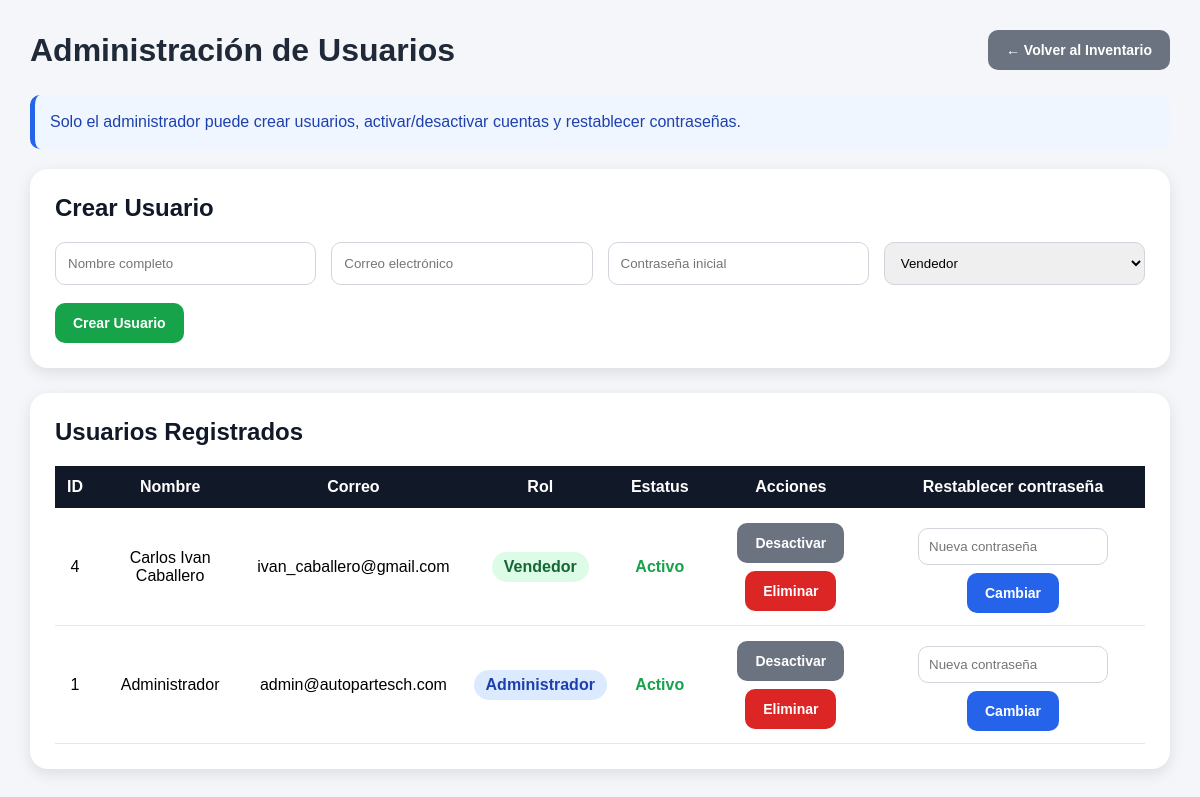
The app's page /usuarios (signed in) with its own data.
### app.py (models this page shows)
class Usuario(db.Model):
    id = db.Column(db.Integer, primary_key=True)
    nombre = db.Column(db.String(150), nullable=False)
    correo = db.Column(db.String(180), unique=True, nullable=False)
    password_hash = db.Column(db.String(300), nullable=False)
    rol = db.Column(db.String(50), default="vendedor")
    activo = db.Column(db.Boolean, default=True)

### app.py (the view, shortened to what this page needs)
@app.route("/usuarios", methods=["GET", "POST"])
def usuarios():
    if not session.get("rol"):
        return redirect("/login")
    if session.get("rol") != "admin":
        return redirect("/inventario")
    mensaje = None
    error = None
    usuarios_lista = Usuario.query.order_by(Usuario.id.desc()).all()
    return render_template(
        "usuarios.html",
        usuarios=usuarios_lista,
        mensaje=mensaje,
        error=error
    )

### templates/usuarios.html (shortened to what this page needs)
<!DOCTYPE html>
<html lang="es">
<head>
</head>
<body>
<div class="contenedor">
    <div class="titulo">
        <h1>Administración de Usuarios</h1>
        <a href="/inventario" class="btn btn-gris">
            ← Volver al Inventario
        </a>
    </div>
    <div class="nota">
        Solo el administrador puede crear usuarios, activar/desactivar cuentas y restablecer contraseñas.
    </div>
    <div class="card">
        <h2>Crear Usuario</h2>
        <form method="POST">
            <div class="grid">
                <input
                    type="text"
                    name="nombre"
                    placeholder="Nombre completo"
                    required
                >
                <input
                    type="email"
                    name="correo"
                    placeholder="Correo electrónico"
                    required
                >
                <input
                    type="password"
                    name="password"
                    placeholder="Contraseña inicial"
                    minlength="6"
                    required
                >
                <select name="rol">
                    <option value="vendedor">
                        Vendedor
                    </option>
                </select>
            </div>
            <br>
            <button
                type="submit"
                class="btn btn-verde"
            >
                Crear Usuario
            </button>
        </form>
    </div>
    <div class="card">
        <h2>Usuarios Registrados</h2>
        <div class="tabla-contenedor">
            <table class="tabla">
                <thead>
                    <tr>
                        <th>ID</th>
                        <th>Nombre</th>
                        <th>Correo</th>
                        <th>Rol</th>
                        <th>Estatus</th>
                        <th>Acciones</th>
                        <th>Restablecer contraseña</th>
                    </tr>
                </thead>
                <tbody>
                {% for usuario in usuarios %}
                    <tr>
                        <td>{{ usuario.id }}</td>
                        <td>{{ usuario.nombre }}</td>
                        <td>{{ usuario.correo }}</td>
                        <td>
                            {% if usuario.rol == "admin" %}
                                <span class="rol-admin">
                                    Administrador
                                </span>
                            {% else %}
                                <span class="rol-vendedor">
                                    Vendedor
                                </span>
                            {% endif %}
                        </td>
                        <td>
                            {% if usuario.activo %}
                                <span class="activo">
                                    Activo
                                </span>
                            {% else %}
                                <span class="inactivo">
                                    Inactivo
                                </span>
                            {% endif %}
                        </td>
                        <td>
                            <div class="acciones">
                                {% if usuario.activo %}
                                    <a
                                        href="/usuarios/desactivar/{{ usuario.id }}"
                                        class="btn btn-gris"
                                        onclick="return confirm('¿Desactivar este usuario?')"
                                    >
                                        Desactivar
                                    </a>
                                {% endif %}
                                <a
                                    href="/usuarios/eliminar/{{ usuario.id }}"
                                    class="btn btn-rojo"
                                    onclick="return confirm('¿Eliminar usuario? Esta acción no se puede deshacer.')"
                                >
                                    Eliminar
                                </a>
                            </div>
                        </td>
                        <td>
                            <form
                                method="POST"
                                action="/usuarios/reset/{{ usuario.id }}"
                                class="reset-box"
                            >
                                <input
                                    type="password"
                                    name="nueva_password"
                                    placeholder="Nueva contraseña"
                                    minlength="6"
                                    required
                                >
                                <button
                                    type="submit"
                                    class="btn btn-azul"
                                    onclick="return confirm('¿Restablecer la contraseña de este usuario?')"
                                >
                                    Cambiar
                                </button>
                            </form>
                        </td>
                    </tr>
                {% endfor %}
                </tbody>
            </table>
        </div>
    </div>
</div>
</body>
</html>

### templates/usuarios.html (style rules this page uses)
* { margin:0; padding:0; box-sizing:border-box; font-family:Arial, Helvetica, sans-serif; }
body { background:#f4f6f9; padding:30px; }
.contenedor { max-width:1400px; margin:auto; }
.titulo { display:flex; justify-content:space-between; align-items:center; margin-bottom:25px; gap:15px; flex-wrap:wrap; }
.titulo h1 { color:#1f2937; }
.btn { border:none; padding:12px 18px; border-radius:10px; cursor:pointer; text-decoration:none; font-weight:bold; display:inline-block; font-size:14px; }
.btn-azul { background:#2563eb; color:white; }
.btn-verde { background:#16a34a; color:white; }
.btn-rojo { background:#dc2626; color:white; }
.btn-gris { background:#6b7280; color:white; }
.card { background:white; padding:25px; border-radius:18px; box-shadow:0 5px 15px rgba(0,0,0,.10); margin-bottom:25px; }
.card h2 { margin-bottom:20px; color:#111827; }
.grid { display:grid; grid-template-columns:repeat(auto-fit,minmax(250px,1fr)); gap:15px; }
input, select { width:100%; padding:12px; border:1px solid #d1d5db; border-radius:10px; }
.tabla-contenedor { width:100%; overflow-x:auto; }
.tabla { width:100%; border-collapse:collapse; min-width:1050px; }
.tabla th { background:#111827; color:white; padding:12px; }
.tabla td { padding:12px; border-bottom:1px solid #e5e7eb; text-align:center; vertical-align:middle; }
.activo { color:#16a34a; font-weight:bold; }
.rol-admin { background:#dbeafe; color:#1e40af; padding:6px 12px; border-radius:999px; font-weight:bold; display:inline-block; }
.rol-vendedor { background:#dcfce7; color:#166534; padding:6px 12px; border-radius:999px; font-weight:bold; display:inline-block; }
.acciones { display:flex; gap:8px; justify-content:center; flex-wrap:wrap; }
.reset-box { display:flex; gap:8px; justify-content:center; align-items:center; flex-wrap:wrap; margin-top:8px; }
.reset-box input { width:190px; padding:10px; }
.nota { background:#eff6ff; color:#1e40af; border-left:5px solid #2563eb; padding:15px; border-radius:10px; margin-bottom:20px; line-height:1.5; }

### records on screen
Usuario: id "4", nombre "Carlos Ivan Caballero", correo "ivan_caballero@gmail.com", rol "Vendedor", activo "Activo"
Usuario: id "1", nombre "Administrador", correo "admin@autopartesch.com", rol "Administrador", activo "Activo"
